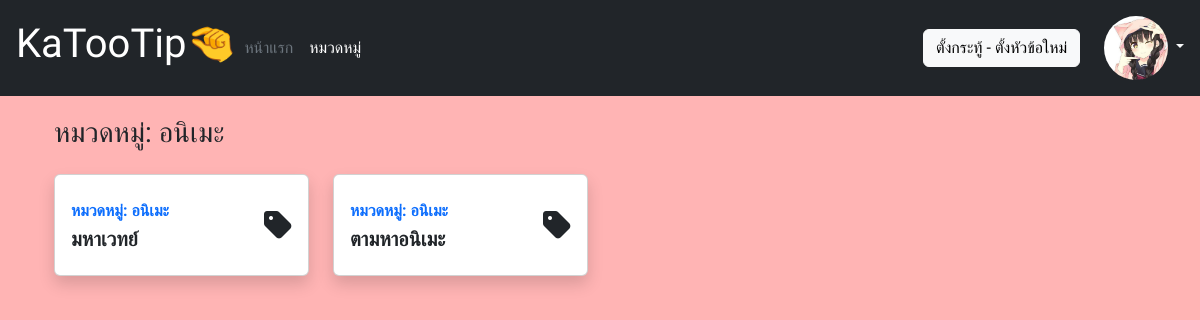
The page /tags.php?t_id=1 (signed in) on the database its author committed.
### tables this page shows
CREATE TABLE `users` (
  `u_id` int(11) NOT NULL,
  `email` varchar(255) NOT NULL,
  `fullname` varchar(255) NOT NULL,
  `password` varchar(255) NOT NULL,
  `u_img` varchar(255) NOT NULL,
  `type` int(11) NOT NULL DEFAULT '0'
);

CREATE TABLE `tags` (
  `t_id` int(11) NOT NULL,
  `t_name` varchar(255) NOT NULL
);

CREATE TABLE `b_main` (
  `bm_id` int(11) NOT NULL,
  `u_id` int(11) NOT NULL,
  `bm_title` varchar(255) NOT NULL,
  `bm_detail` longtext NOT NULL,
  `t_id` int(11) NOT NULL,
  `bm_date` datetime NOT NULL
);

### tags.php (the view, shortened to what this page needs)
<?php
require_once 'db.php';
$t_id = $_GET['t_id'];
$tags = $connection->prepare("SELECT * FROM tags WHERE t_id = :t_id");
$tags->bindParam(':t_id', $t_id);
$tags->execute();
$r_tags = $tags->fetch();
$query = $connection->prepare("SELECT * FROM b_main INNER JOIN tags ON b_main.t_id = tags.t_id WHERE b_main.t_id = :t_id");
$query->bindParam(':t_id', $t_id);
$query->execute();
$result = $query->fetchAll();
?>
<?php include 'include/header.php' ?>
<div class="container">
    <div class="container-fluid">
        <div class="d-sm-flex justify-content-between align-items-center mb-4">
            <h3 class="text-dark mb-0">หมวดหมู่: <?php echo $r_tags['t_name'] ?></h3>
        </div>
        <div class="row">
            <?php foreach ($result as $row) { ?>
                <div class="col-md-6 col-xl-3 mb-4">
                    <div class="card shadow border-start-primary py-2">
                        <div class="card-body" style="background-color: white;">
                            <div class="row align-items-center no-gutters">
                                <div class="col me-2">
                                    <a href="/detail.php?bm_id=<?php echo $row['bm_id'] ?>" style="text-decoration: none;">
                                        <div class="text-uppercase text-primary fw-bold text-xs mb-1"><span>หมวดหมู่: <?php echo $row['t_name'] ?></span></div>
                                        <div class="text-dark fw-bold h5 mb-0"><span><?php echo $row['bm_title'] ?></span></div>
                                    </a>
                                </div>
                                <div class="col-auto"><i class="fa-solid fa-tag fa-2x text-gray-300"></i></div>
                            </div>
                        </div>
                    </div>
                </div>
            <?php } ?>
        </div>
    </div>
</div>
<?php include 'include/footer.php' ?>

### include/header.php (shortened to what this page needs)
<!DOCTYPE html>
<html lang="en">
<head>
    <link href="https://cdn.jsdelivr.net/npm/bootstrap@5.2.0/dist/css/bootstrap.min.css" rel="stylesheet">
    <link rel="stylesheet" type="text/css" href="https://cdn.datatables.net/1.12.1/css/jquery.dataTables.css">
    <link rel="stylesheet" href="../css/style.css">
</head>
<body>
    <div class="p-3 text-bg-dark">
        <div class="d-flex flex-wrap align-items-center justify-content-center justify-content-lg-start">
            <a href="/" class="d-flex align-items-center mb-2 mb-lg-0 text-white text-decoration-none">
                <h1>KaTooTip🤏</h1>
            </a>
            <ul class="nav col-12 col-lg-auto me-lg-auto mb-2 justify-content-center mb-md-0">
                <li><a href="/" class="nav-link px-2 text-secondary">หน้าแรก</a></li>
                <li><a href="/all_tags.php" class="nav-link px-2 text-white">หมวดหมู่</a></li>
            </ul>
            <?php
            if (isset($_SESSION['u_id'])) {
            ?>
                <div class="text-end">
                    <a href="add_board.php" class="btn btn-light">ตั้งกระทู้ - ตั้งหัวข้อใหม่</a>
                </div>
            <?php
            }
            ?>
            <div class="dropdown text-end">
                <?php
                if (!isset($_SESSION['u_id'])) {
                ?>
                    <a href="login.php" class="btn btn-outline-light me-2">เข้าสู่ระบบ</a>
                    <a href="register.php" class="btn btn-warning">สมัครสมาชิก</a>
                <?php } else { ?>
                    <?php
                    $usr = $connection->prepare("SELECT * FROM users WHERE u_id = :u_id");
                    $usr->bindParam(':u_id', $_SESSION['u_id']);
                    $usr->execute();
                    $usr_result = $usr->fetch(PDO::FETCH_ASSOC);
                    ?>
                    <a href="#" class="d-block link-light text-decoration-none dropdown-toggle" data-bs-toggle="dropdown" aria-expanded="false">
                        <img src="../image/user/<?php echo $usr_result['u_img'] ?>" width="64" height="64" class="rounded-circle">
                    </a>
                <?php } ?>
            </div>
        </div>
    </div>

### css/style.css (style rules this page uses)
* { box-sizing: border-box; font-family: 'Itim', cursive; }
body { background-color: #FFB4B4; }
.container { margin: 20px auto; }
.card-body { background-color: #B270A2; }

### rows shown on the page
users: u_img (picture)
tags: t_name "อนิเมะ"
b_main: t.t_name "อนิเมะ", bm_title "มหาเวทย์"
b_main: t.t_name "อนิเมะ", bm_title "ตามหาอนิเมะ"
